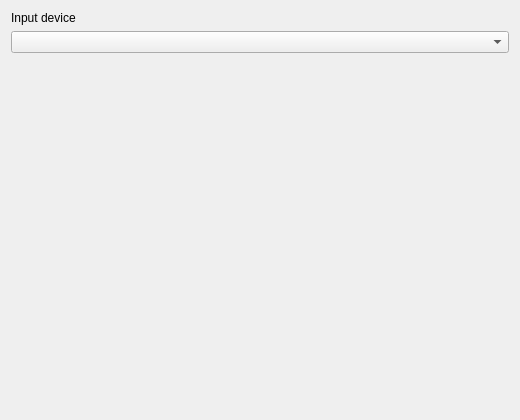
<?xml version="1.0" encoding="UTF-8"?>
<ui version="4.0">
 <class>UISetupDevicePage</class>
 <widget class="QWizardPage" name="UISetupDevicePage">
  <property name="geometry">
   <rect><x>0</x><y>0</y><width>520</width><height>420</height></rect>
  </property>
  <layout class="QVBoxLayout" name="verticalLayout">
   <item>
    <widget class="QLabel" name="lDevice">
     <property name="text"><string>Input device</string></property>
    </widget>
   </item>
   <item>
    <widget class="QComboBox" name="cbDevice"/>
   </item>
   <item>
    <widget class="QLabel" name="lHint">
     <property name="wordWrap"><bool>true</bool></property>
    </widget>
   </item>
   <item>
    <spacer name="verticalSpacer">
     <property name="orientation"><enum>Qt::Vertical</enum></property>
     <property name="sizeHint" stdset="0">
      <size><width>20</width><height>40</height></size>
     </property>
    </spacer>
   </item>
  </layout>
 </widget>
 <resources/>
 <connections/>
</ui>
